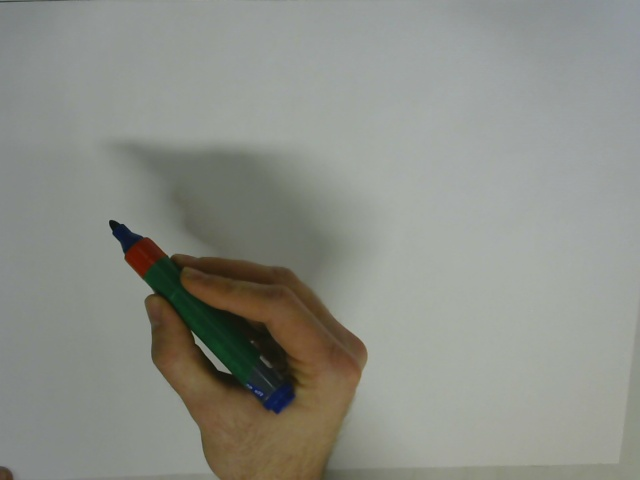
#> input picture frames/00000.jpg, 640 x 480 px; its folder holds only this picture in this run
$ python track.py   (older library calls are emulated)
#> lines starting #> are read from the running program, lines starting #| are printed output that depends on the picture; after the words box and inside, x2 and y2 are one past the last pixel; in counts of white or black regions, pixels touching at a corner belong together
#!/usr/bin/python3

import os
import numpy as np
from scipy.misc import imread
from scipy.ndimage.filters import gaussian_filter
from PIL import Image

frame_files = os.listdir('frames')
print('loading {} frames...'.format(len(frame_files)))
frames = []
for filename in sorted(frame_files):
   img = Image.open('frames/' + filename)
#> img is the input picture: PIL image 640x480 RGB; mean R, G, B 139.7, 141.9, 134.3
   frames += [np.array(img)]

frames = np.array(frames).astype('float32')

# take red and suppress other colors
red = np.maximum(0, frames[..., 0] - frames[..., 1] - frames[..., 2])
red = red > 20

positions = []
for i in range(len(frames)):
  frame = red[i] # gaussian_filter(frames[i], 8)
  p = np.median(np.argwhere(frame), 0).astype('int')
  positions += [p]
#> this loop made 1 pass
#> positions on pass 1: [[255, 142]]
#> pass 1, `frame = red[i]`:
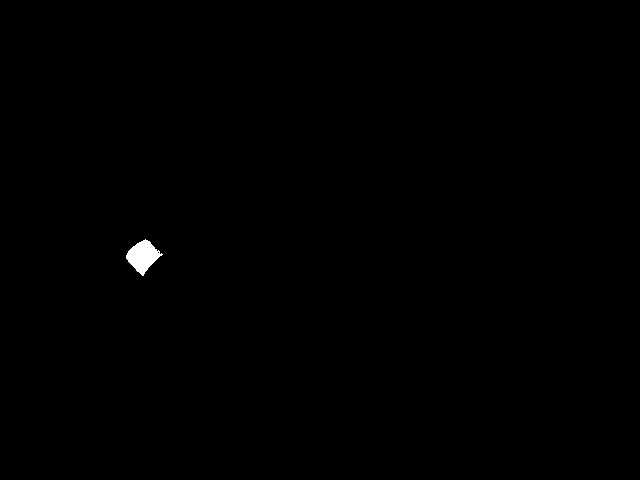
#> frame: shape (480, 640) bool; 0.24% white; 1 white region, box (x1, y1, x2, y2) and area: (126, 239, 163, 276) 733
positions = np.array(positions)

# iir filter
a = 0.25  # filter parameter
pos_filtered = [positions[0]]
#> pos_filtered = [[255, 142]]
for t in range(1, len(positions)):
  pos_filtered += [(a * pos_filtered[t-1] + (1-a) * positions[t]).astype('int')]
#> this loop made 0 passes

f = frames[-1]
for i in range(len(frames)):
  p = positions[i]
  f[p[0]-1:p[0]+1, p[1]-1: p[1]+1,0] = 255

  p = pos_filtered[i]
  f[p[0]-1:p[0]+1, p[1]-1: p[1]+1,1] = 255
#> this loop made 1 pass
#> f: shape (480, 640, 3) float32; mean R, G, B 139.8, 141.9, 134.3

Image.fromarray(f.astype('uint8')).show()
#Image.fromarray(red[0].astype('uint8')*255).show()

R=np.array([[np.cos(np.pi/2), -np.sin(np.pi/2)],[np.sin(np.pi/2), np.cos(np.pi/2)]])

positions = np.dot(positions,R)
#> positions = [[142, -255]]
pos_filtered = np.dot(pos_filtered,R)
#> pos_filtered = [[142, -255]]

np.savetxt('target_trajectory.dat', pos_filtered, fmt="%12.6f %12.6f")
